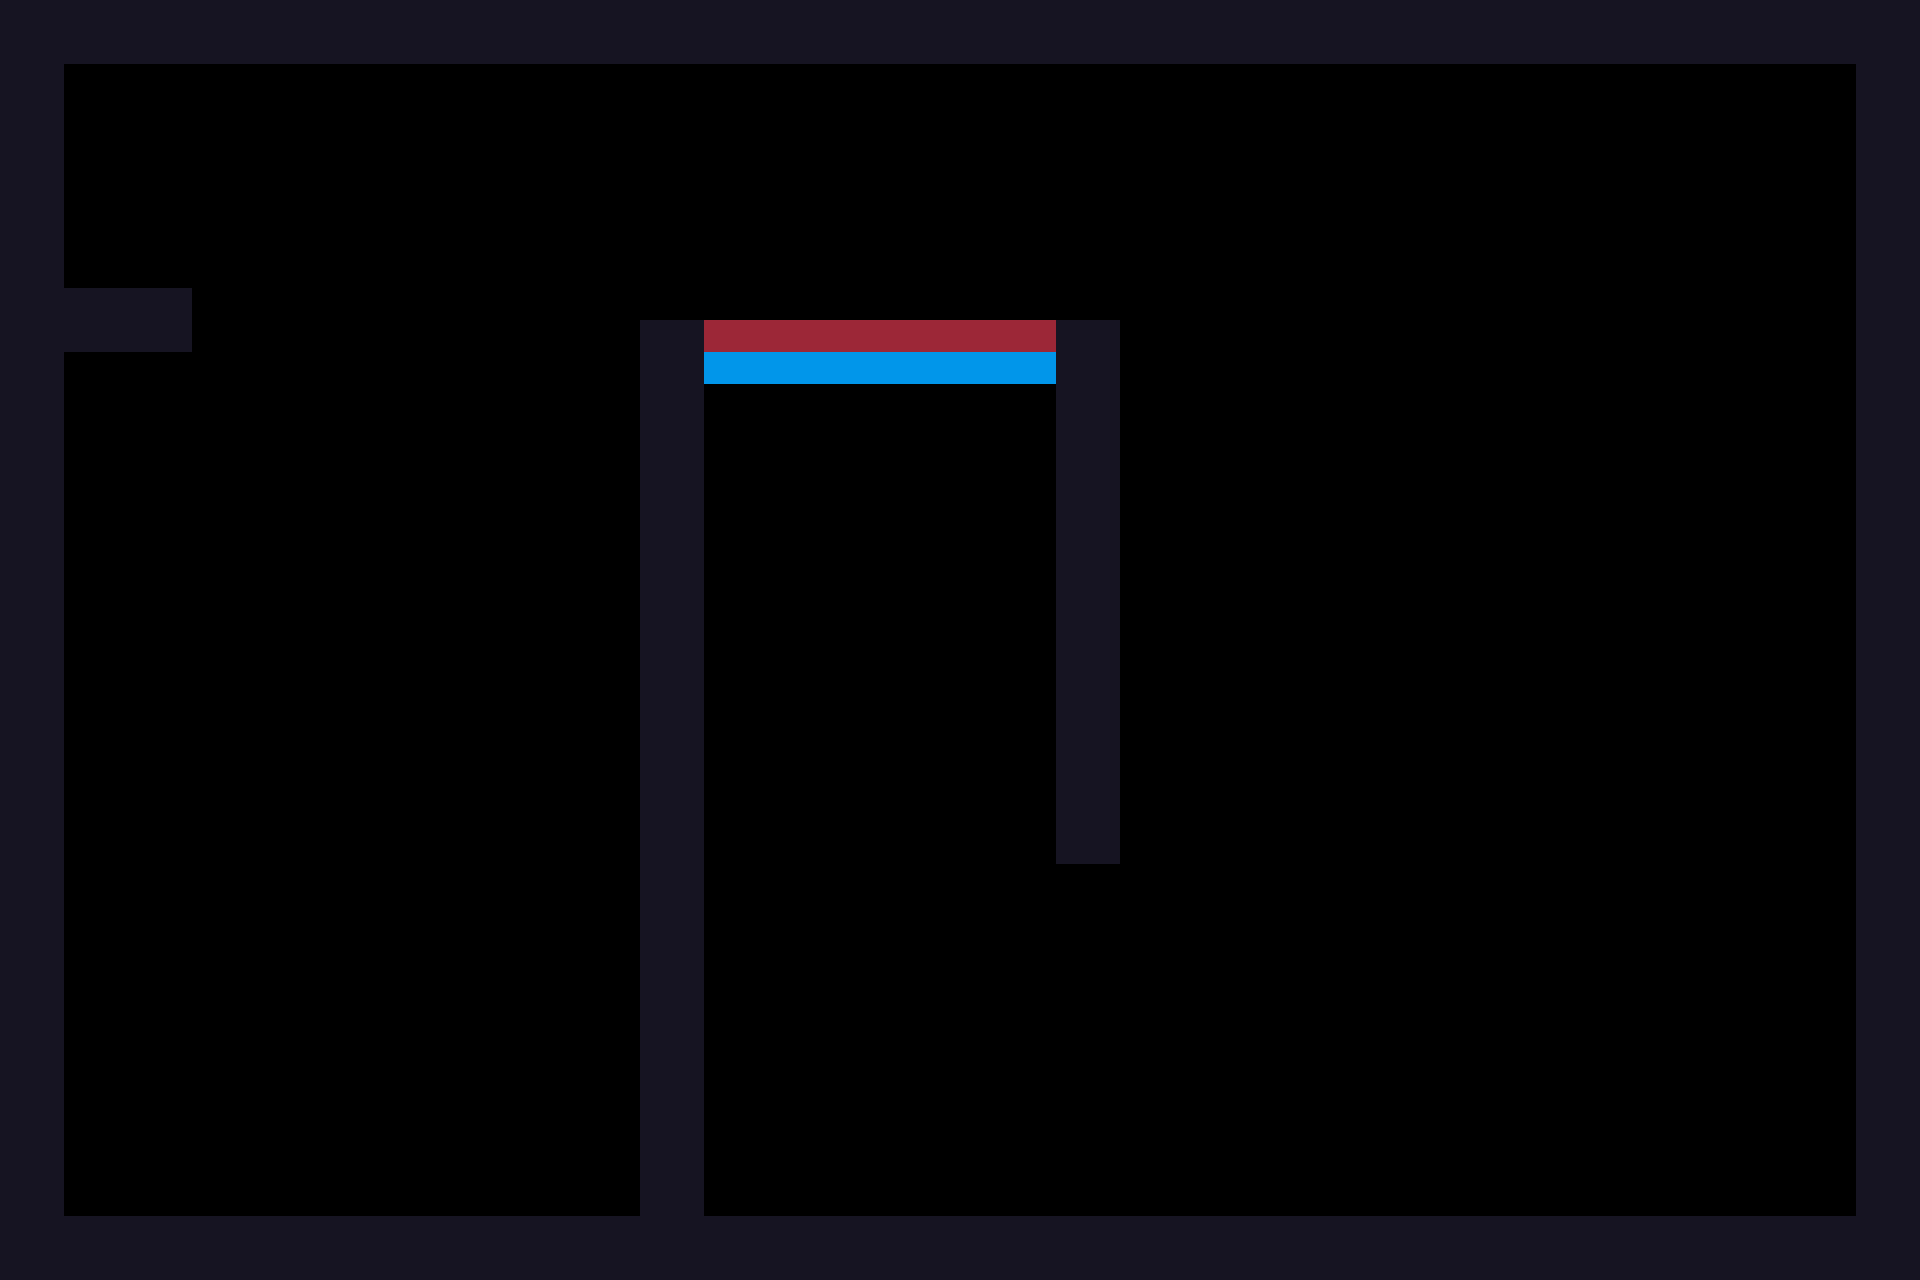

The image is a tile-based game level rendered from a .tmx file. Its description and complete source (layers, tilesets, objects, tile grids) follow:
An orthogonal 60x40 tile map with 32x32 px tiles, 1 tile layer (Tile Layer 1) and 2 objects (spawn, ball).

<map version="1.0" tiledversion="1.0.1" orientation="orthogonal" renderorder="right-down" width="60" height="40" tilewidth="32" tileheight="32" nextobjectid="4">
 <properties>
  <property name="title" value="Cinnamon Roll" />
 </properties>
 <tileset firstgid="1" source="../tilemap/tileset.tsx" />
 <layer name="Tile Layer 1" width="60" height="40">
  <data encoding="csv">
1,1,1,1,1,1,1,1,1,1,1,1,1,1,1,1,1,1,1,1,1,1,1,1,1,1,1,1,1,1,1,1,1,1,1,1,1,1,1,1,1,1,1,1,1,1,1,1,1,1,1,1,1,1,1,1,1,1,1,1,
1,1,1,1,1,1,1,1,1,1,1,1,1,1,1,1,1,1,1,1,1,1,1,1,1,1,1,1,1,1,1,1,1,1,1,1,1,1,1,1,1,1,1,1,1,1,1,1,1,1,1,1,1,1,1,1,1,1,1,1,
1,1,0,0,0,0,0,0,0,0,0,0,0,0,0,0,0,0,0,0,0,0,0,0,0,0,0,0,0,0,0,0,0,0,0,0,0,0,0,0,0,0,0,0,0,0,0,0,0,0,0,0,0,0,0,0,0,0,1,1,
1,1,0,0,0,0,0,0,0,0,0,0,0,0,0,0,0,0,0,0,0,0,0,0,0,0,0,0,0,0,0,0,0,0,0,0,0,0,0,0,0,0,0,0,0,0,0,0,0,0,0,0,0,0,0,0,0,0,1,1,
1,1,0,0,0,0,0,0,0,0,0,0,0,0,0,0,0,0,0,0,0,0,0,0,0,0,0,0,0,0,0,0,0,0,0,0,0,0,0,0,0,0,0,0,0,0,0,0,0,0,0,0,0,0,0,0,0,0,1,1,
1,1,0,0,0,0,0,0,0,0,0,0,0,0,0,0,0,0,0,0,0,0,0,0,0,0,0,0,0,0,0,0,0,0,0,0,0,0,0,0,0,0,0,0,0,0,0,0,0,0,0,0,0,0,0,0,0,0,1,1,
1,1,0,0,0,0,0,0,0,0,0,0,0,0,0,0,0,0,0,0,0,0,0,0,0,0,0,0,0,0,0,0,0,0,0,0,0,0,0,0,0,0,0,0,0,0,0,0,0,0,0,0,0,0,0,0,0,0,1,1,
1,1,0,0,0,0,0,0,0,0,0,0,0,0,0,0,0,0,0,0,0,0,0,0,0,0,0,0,0,0,0,0,0,0,0,0,0,0,0,0,0,0,0,0,0,0,0,0,0,0,0,0,0,0,0,0,0,0,1,1,
1,1,0,0,0,0,0,0,0,0,0,0,0,0,0,0,0,0,0,0,0,0,0,0,0,0,0,0,0,0,0,0,0,0,0,0,0,0,0,0,0,0,0,0,0,0,0,0,0,0,0,0,0,0,0,0,0,0,1,1,
1,1,1,1,1,1,0,0,0,0,0,0,0,0,0,0,0,0,0,0,0,0,0,0,0,0,0,0,0,0,0,0,0,0,0,0,0,0,0,0,0,0,0,0,0,0,0,0,0,0,0,0,0,0,0,0,0,0,1,1,
1,1,1,1,1,1,0,0,0,0,0,0,0,0,0,0,0,0,0,0,1,1,3,3,3,3,3,3,3,3,3,3,3,1,1,0,0,0,0,0,0,0,0,0,0,0,0,0,0,0,0,0,0,0,0,0,0,0,1,1,
1,1,0,0,0,0,0,0,0,0,0,0,0,0,0,0,0,0,0,0,1,1,2,2,2,2,2,2,2,2,2,2,2,1,1,0,0,0,0,0,0,0,0,0,0,0,0,0,0,0,0,0,0,0,0,0,0,0,1,1,
1,1,0,0,0,0,0,0,0,0,0,0,0,0,0,0,0,0,0,0,1,1,0,0,0,0,0,0,0,0,0,0,0,1,1,0,0,0,0,0,0,0,0,0,0,0,0,0,0,0,0,0,0,0,0,0,0,0,1,1,
1,1,0,0,0,0,0,0,0,0,0,0,0,0,0,0,0,0,0,0,1,1,0,0,0,0,0,0,0,0,0,0,0,1,1,0,0,0,0,0,0,0,0,0,0,0,0,0,0,0,0,0,0,0,0,0,0,0,1,1,
1,1,0,0,0,0,0,0,0,0,0,0,0,0,0,0,0,0,0,0,1,1,0,0,0,0,0,0,0,0,0,0,0,1,1,0,0,0,0,0,0,0,0,0,0,0,0,0,0,0,0,0,0,0,0,0,0,0,1,1,
1,1,0,0,0,0,0,0,0,0,0,0,0,0,0,0,0,0,0,0,1,1,0,0,0,0,0,0,0,0,0,0,0,1,1,0,0,0,0,0,0,0,0,0,0,0,0,0,0,0,0,0,0,0,0,0,0,0,1,1,
1,1,0,0,0,0,0,0,0,0,0,0,0,0,0,0,0,0,0,0,1,1,0,0,0,0,0,0,0,0,0,0,0,1,1,0,0,0,0,0,0,0,0,0,0,0,0,0,0,0,0,0,0,0,0,0,0,0,1,1,
1,1,0,0,0,0,0,0,0,0,0,0,0,0,0,0,0,0,0,0,1,1,0,0,0,0,0,0,0,0,0,0,0,1,1,0,0,0,0,0,0,0,0,0,0,0,0,0,0,0,0,0,0,0,0,0,0,0,1,1,
1,1,0,0,0,0,0,0,0,0,0,0,0,0,0,0,0,0,0,0,1,1,0,0,0,0,0,0,0,0,0,0,0,1,1,0,0,0,0,0,0,0,0,0,0,0,0,0,0,0,0,0,0,0,0,0,0,0,1,1,
1,1,0,0,0,0,0,0,0,0,0,0,0,0,0,0,0,0,0,0,1,1,0,0,0,0,0,0,0,0,0,0,0,1,1,0,0,0,0,0,0,0,0,0,0,0,0,0,0,0,0,0,0,0,0,0,0,0,1,1,
1,1,0,0,0,0,0,0,0,0,0,0,0,0,0,0,0,0,0,0,1,1,0,0,0,0,0,0,0,0,0,0,0,1,1,0,0,0,0,0,0,0,0,0,0,0,0,0,0,0,0,0,0,0,0,0,0,0,1,1,
1,1,0,0,0,0,0,0,0,0,0,0,0,0,0,0,0,0,0,0,1,1,0,0,0,0,0,0,0,0,0,0,0,1,1,0,0,0,0,0,0,0,0,0,0,0,0,0,0,0,0,0,0,0,0,0,0,0,1,1,
1,1,0,0,0,0,0,0,0,0,0,0,0,0,0,0,0,0,0,0,1,1,0,0,0,0,0,0,0,0,0,0,0,1,1,0,0,0,0,0,0,0,0,0,0,0,0,0,0,0,0,0,0,0,0,0,0,0,1,1,
1,1,0,0,0,0,0,0,0,0,0,0,0,0,0,0,0,0,0,0,1,1,0,0,0,0,0,0,0,0,0,0,0,1,1,0,0,0,0,0,0,0,0,0,0,0,0,0,0,0,0,0,0,0,0,0,0,0,1,1,
1,1,0,0,0,0,0,0,0,0,0,0,0,0,0,0,0,0,0,0,1,1,0,0,0,0,0,0,0,0,0,0,0,1,1,0,0,0,0,0,0,0,0,0,0,0,0,0,0,0,0,0,0,0,0,0,0,0,1,1,
1,1,0,0,0,0,0,0,0,0,0,0,0,0,0,0,0,0,0,0,1,1,0,0,0,0,0,0,0,0,0,0,0,1,1,0,0,0,0,0,0,0,0,0,0,0,0,0,0,0,0,0,0,0,0,0,0,0,1,1,
1,1,0,0,0,0,0,0,0,0,0,0,0,0,0,0,0,0,0,0,1,1,0,0,0,0,0,0,0,0,0,0,0,1,1,0,0,0,0,0,0,0,0,0,0,0,0,0,0,0,0,0,0,0,0,0,0,0,1,1,
1,1,0,0,0,0,0,0,0,0,0,0,0,0,0,0,0,0,0,0,1,1,0,0,0,0,0,0,0,0,0,0,0,0,0,0,0,0,0,0,0,0,0,0,0,0,0,0,0,0,0,0,0,0,0,0,0,0,1,1,
1,1,0,0,0,0,0,0,0,0,0,0,0,0,0,0,0,0,0,0,1,1,0,0,0,0,0,0,0,0,0,0,0,0,0,0,0,0,0,0,0,0,0,0,0,0,0,0,0,0,0,0,0,0,0,0,0,0,1,1,
1,1,0,0,0,0,0,0,0,0,0,0,0,0,0,0,0,0,0,0,1,1,0,0,0,0,0,0,0,0,0,0,0,0,0,0,0,0,0,0,0,0,0,0,0,0,0,0,0,0,0,0,0,0,0,0,0,0,1,1,
1,1,0,0,0,0,0,0,0,0,0,0,0,0,0,0,0,0,0,0,1,1,0,0,0,0,0,0,0,0,0,0,0,0,0,0,0,0,0,0,0,0,0,0,0,0,0,0,0,0,0,0,0,0,0,0,0,0,1,1,
1,1,0,0,0,0,0,0,0,0,0,0,0,0,0,0,0,0,0,0,1,1,0,0,0,0,0,0,0,0,0,0,0,0,0,0,0,0,0,0,0,0,0,0,0,0,0,0,0,0,0,0,0,0,0,0,0,0,1,1,
1,1,0,0,0,0,0,0,0,0,0,0,0,0,0,0,0,0,0,0,1,1,0,0,0,0,0,0,0,0,0,0,0,0,0,0,0,0,0,0,0,0,0,0,0,0,0,0,0,0,0,0,0,0,0,0,0,0,1,1,
1,1,0,0,0,0,0,0,0,0,0,0,0,0,0,0,0,0,0,0,1,1,0,0,0,0,0,0,0,0,0,0,0,0,0,0,0,0,0,0,0,0,0,0,0,0,0,0,0,0,0,0,0,0,0,0,0,0,1,1,
1,1,0,0,0,0,0,0,0,0,0,0,0,0,0,0,0,0,0,0,1,1,0,0,0,0,0,0,0,0,0,0,0,0,0,0,0,0,0,0,0,0,0,0,0,0,0,0,0,0,0,0,0,0,0,0,0,0,1,1,
1,1,0,0,0,0,0,0,0,0,0,0,0,0,0,0,0,0,0,0,1,1,0,0,0,0,0,0,0,0,0,0,0,0,0,0,0,0,0,0,0,0,0,0,0,0,0,0,0,0,0,0,0,0,0,0,0,0,1,1,
1,1,0,0,0,0,0,0,0,0,0,0,0,0,0,0,0,0,0,0,1,1,0,0,0,0,0,0,0,0,0,0,0,0,0,0,0,0,0,0,0,0,0,0,0,0,0,0,0,0,0,0,0,0,0,0,0,0,1,1,
1,1,0,0,0,0,0,0,0,0,0,0,0,0,0,0,0,0,0,0,1,1,0,0,0,0,0,0,0,0,0,0,0,0,0,0,0,0,0,0,0,0,0,0,0,0,0,0,0,0,0,0,0,0,0,0,0,0,1,1,
1,1,1,1,1,1,1,1,1,1,1,1,1,1,1,1,1,1,1,1,1,1,1,1,1,1,1,1,1,1,1,1,1,1,1,1,1,1,1,1,1,1,1,1,1,1,1,1,1,1,1,1,1,1,1,1,1,1,1,1,
1,1,1,1,1,1,1,1,1,1,1,1,1,1,1,1,1,1,1,1,1,1,1,1,1,1,1,1,1,1,1,1,1,1,1,1,1,1,1,1,1,1,1,1,1,1,1,1,1,1,1,1,1,1,1,1,1,1,1,1
</data>
 </layer>
 <objectgroup name="Object Layer 1">
  <object id="1" type="spawn" x="200" y="992" />
  <object id="2" type="ball" x="136" y="200" />
 </objectgroup>
</map>
